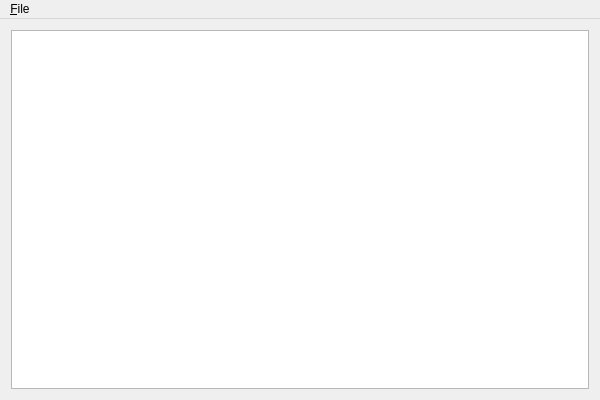
<?xml version="1.0" encoding="UTF-8"?>
<ui version="4.0">
 <class>MainWindow</class>
 <widget class="QMainWindow" name="MainWindow">
  <property name="geometry">
   <rect>
    <x>0</x>
    <y>0</y>
    <width>600</width>
    <height>400</height>
   </rect>
  </property>
  <property name="windowTitle">
   <string>MainWindow</string>
  </property>
  <widget class="QWidget" name="centralWidget">
   <layout class="QVBoxLayout" name="verticalLayout">
    <property name="margin">
     <number>0</number>
    </property>
    <item>
     <widget class="QStackedWidget" name="stackedWidget">
      <property name="currentIndex">
       <number>1</number>
      </property>
      <widget class="QWidget" name="page_1">
       <layout class="QVBoxLayout" name="verticalLayout_2">
        <item>
         <widget class="QTreeView" name="treeView">
          <property name="contextMenuPolicy">
           <enum>Qt::ActionsContextMenu</enum>
          </property>
          <property name="horizontalScrollBarPolicy">
           <enum>Qt::ScrollBarAlwaysOff</enum>
          </property>
          <property name="editTriggers">
           <set>QAbstractItemView::NoEditTriggers</set>
          </property>
         </widget>
        </item>
       </layout>
      </widget>
      <widget class="QWidget" name="page_2">
       <layout class="QVBoxLayout" name="verticalLayout_3">
        <item>
         <widget class="QTableView" name="tableView">
          <property name="editTriggers">
           <set>QAbstractItemView::NoEditTriggers</set>
          </property>
          <property name="selectionBehavior">
           <enum>QAbstractItemView::SelectRows</enum>
          </property>
          <property name="showGrid">
           <bool>false</bool>
          </property>
          <attribute name="horizontalHeaderVisible">
           <bool>true</bool>
          </attribute>
          <attribute name="verticalHeaderVisible">
           <bool>false</bool>
          </attribute>
          <attribute name="horizontalHeaderVisible">
           <bool>true</bool>
          </attribute>
         </widget>
        </item>
       </layout>
      </widget>
     </widget>
    </item>
   </layout>
  </widget>
  <widget class="QMenuBar" name="menuBar">
   <property name="geometry">
    <rect>
     <x>0</x>
     <y>0</y>
     <width>600</width>
     <height>29</height>
    </rect>
   </property>
   <widget class="QMenu" name="menuFile">
    <property name="title">
     <string>&amp;File</string>
    </property>
    <addaction name="action_File_Manager"/>
    <addaction name="action_Program_Manager"/>
    <addaction name="action_Setting"/>
    <addaction name="action_Quit"/>
   </widget>
   <addaction name="menuFile"/>
  </widget>
  <action name="action_Quit">
   <property name="text">
    <string>&amp;Quit</string>
   </property>
  </action>
  <action name="action_File_Manager">
   <property name="text">
    <string>&amp;File Manager</string>
   </property>
  </action>
  <action name="action_Program_Manager">
   <property name="text">
    <string>&amp;Program Manager</string>
   </property>
  </action>
  <action name="action_Setting">
   <property name="text">
    <string>&amp;Setting</string>
   </property>
  </action>
  <action name="action_Open">
   <property name="text">
    <string>&amp;Open</string>
   </property>
  </action>
  <action name="actionOpen_With">
   <property name="text">
    <string>Open &amp;With</string>
   </property>
  </action>
  <action name="action_Cut">
   <property name="text">
    <string>&amp;Cut</string>
   </property>
  </action>
  <action name="action_Copy">
   <property name="text">
    <string>C&amp;opy</string>
   </property>
  </action>
  <action name="action_Paste">
   <property name="enabled">
    <bool>false</bool>
   </property>
   <property name="text">
    <string>&amp;Paste</string>
   </property>
  </action>
  <action name="action_Delete">
   <property name="text">
    <string>&amp;Delete</string>
   </property>
  </action>
 </widget>
 <layoutdefault spacing="6" margin="11"/>
 <resources/>
 <connections>
  <connection>
   <sender>action_Quit</sender>
   <signal>triggered()</signal>
   <receiver>MainWindow</receiver>
   <slot>close()</slot>
   <hints>
    <hint type="sourcelabel">
     <x>-1</x>
     <y>-1</y>
    </hint>
    <hint type="destinationlabel">
     <x>299</x>
     <y>199</y>
    </hint>
   </hints>
  </connection>
 </connections>
</ui>
